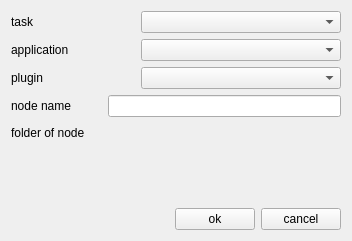
<?xml version="1.0" encoding="UTF-8"?>
<ui version="4.0">
 <class>Form</class>
 <widget class="QWidget" name="Form">
  <property name="geometry">
   <rect>
    <x>0</x>
    <y>0</y>
    <width>352</width>
    <height>241</height>
   </rect>
  </property>
  <property name="sizePolicy">
   <sizepolicy hsizetype="Minimum" vsizetype="Minimum">
    <horstretch>0</horstretch>
    <verstretch>0</verstretch>
   </sizepolicy>
  </property>
  <property name="windowTitle">
   <string>create new node</string>
  </property>
  <layout class="QGridLayout" name="gridLayout">
   <item row="0" column="0">
    <layout class="QVBoxLayout" name="newNodeVLayout">
     <item>
      <layout class="QHBoxLayout" name="hLayoutTask">
       <item>
        <widget class="QLabel" name="labelTask">
         <property name="text">
          <string>task</string>
         </property>
        </widget>
       </item>
       <item>
        <spacer name="horizontalSpacer">
         <property name="orientation">
          <enum>Qt::Horizontal</enum>
         </property>
         <property name="sizeHint" stdset="0">
          <size>
           <width>40</width>
           <height>20</height>
          </size>
         </property>
        </spacer>
       </item>
       <item>
        <widget class="QComboBox" name="comboBoxTask">
         <property name="minimumSize">
          <size>
           <width>200</width>
           <height>0</height>
          </size>
         </property>
        </widget>
       </item>
      </layout>
     </item>
     <item>
      <layout class="QHBoxLayout" name="hLayoutApplication">
       <item>
        <widget class="QLabel" name="labelApplication">
         <property name="text">
          <string>application</string>
         </property>
        </widget>
       </item>
       <item>
        <spacer name="horizontalSpacer1">
         <property name="orientation">
          <enum>Qt::Horizontal</enum>
         </property>
         <property name="sizeHint" stdset="0">
          <size>
           <width>40</width>
           <height>20</height>
          </size>
         </property>
        </spacer>
       </item>
       <item>
        <widget class="QComboBox" name="comboBoxApplication">
         <property name="minimumSize">
          <size>
           <width>200</width>
           <height>0</height>
          </size>
         </property>
        </widget>
       </item>
      </layout>
     </item>
     <item>
      <layout class="QHBoxLayout" name="hLayoutRenderManager">
       <item>
        <widget class="QLabel" name="labelRenderManager">
         <property name="text">
          <string>plugin</string>
         </property>
        </widget>
       </item>
       <item>
        <spacer name="horizontalSpacer_4">
         <property name="orientation">
          <enum>Qt::Horizontal</enum>
         </property>
         <property name="sizeHint" stdset="0">
          <size>
           <width>40</width>
           <height>20</height>
          </size>
         </property>
        </spacer>
       </item>
       <item>
        <widget class="QComboBox" name="comboBoxRenderManager">
         <property name="minimumSize">
          <size>
           <width>200</width>
           <height>0</height>
          </size>
         </property>
        </widget>
       </item>
      </layout>
     </item>
     <item>
      <layout class="QHBoxLayout" name="hLayoutName">
       <item>
        <widget class="QLabel" name="labelNodeName">
         <property name="text">
          <string>node name</string>
         </property>
        </widget>
       </item>
       <item>
        <spacer name="horizontalSpacer_2">
         <property name="orientation">
          <enum>Qt::Horizontal</enum>
         </property>
         <property name="sizeType">
          <enum>QSizePolicy::Fixed</enum>
         </property>
         <property name="sizeHint" stdset="0">
          <size>
           <width>30</width>
           <height>20</height>
          </size>
         </property>
        </spacer>
       </item>
       <item>
        <widget class="QLineEdit" name="lineEditNodeName">
         <property name="minimumSize">
          <size>
           <width>200</width>
           <height>0</height>
          </size>
         </property>
         <property name="alignment">
          <set>Qt::AlignRight|Qt::AlignTrailing|Qt::AlignVCenter</set>
         </property>
        </widget>
       </item>
      </layout>
     </item>
     <item>
      <layout class="QHBoxLayout" name="hLayoutFolder">
       <item>
        <widget class="QLabel" name="labelFolder">
         <property name="text">
          <string>folder of node</string>
         </property>
        </widget>
       </item>
       <item>
        <spacer name="horizontalSpacer_3">
         <property name="orientation">
          <enum>Qt::Horizontal</enum>
         </property>
         <property name="sizeType">
          <enum>QSizePolicy::MinimumExpanding</enum>
         </property>
         <property name="sizeHint" stdset="0">
          <size>
           <width>10</width>
           <height>20</height>
          </size>
         </property>
        </spacer>
       </item>
       <item>
        <widget class="QLabel" name="labelStatus">
         <property name="text">
          <string/>
         </property>
         <property name="alignment">
          <set>Qt::AlignRight|Qt::AlignTrailing|Qt::AlignVCenter</set>
         </property>
        </widget>
       </item>
      </layout>
     </item>
     <item>
      <spacer name="verticalSpacer">
       <property name="orientation">
        <enum>Qt::Vertical</enum>
       </property>
       <property name="sizeType">
        <enum>QSizePolicy::MinimumExpanding</enum>
       </property>
       <property name="sizeHint" stdset="0">
        <size>
         <width>20</width>
         <height>0</height>
        </size>
       </property>
      </spacer>
     </item>
     <item>
      <layout class="QHBoxLayout" name="hLayoutOkCancel">
       <item>
        <spacer name="horizontalSpacer3">
         <property name="orientation">
          <enum>Qt::Horizontal</enum>
         </property>
         <property name="sizeHint" stdset="0">
          <size>
           <width>40</width>
           <height>20</height>
          </size>
         </property>
        </spacer>
       </item>
       <item>
        <widget class="QPushButton" name="buttonOk">
         <property name="text">
          <string>ok</string>
         </property>
        </widget>
       </item>
       <item>
        <widget class="QPushButton" name="buttonCancel">
         <property name="text">
          <string>cancel</string>
         </property>
        </widget>
       </item>
      </layout>
     </item>
    </layout>
   </item>
  </layout>
 </widget>
 <resources/>
 <connections/>
</ui>
